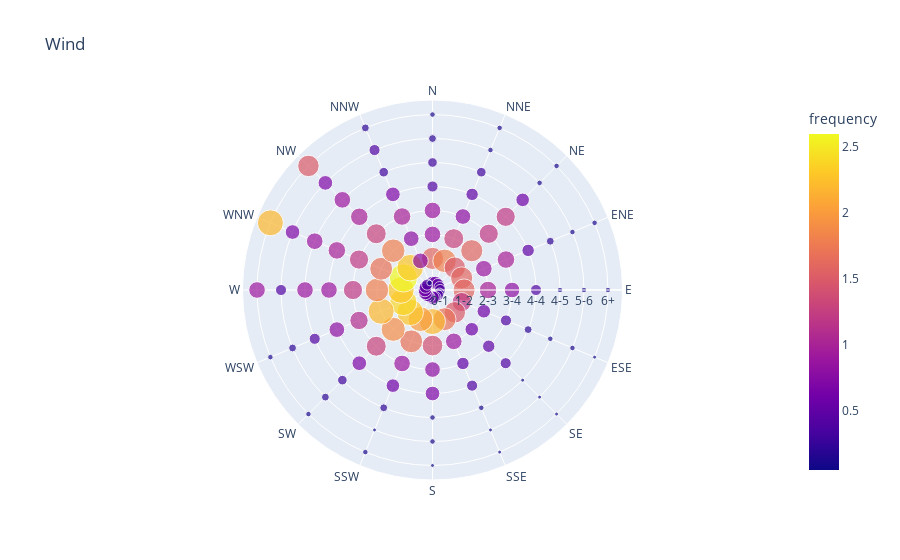

The notebook cell this image was saved under:
### Code cell
fig3= px.scatter_polar(data_frame=wind,theta='direction',r='strength',color='frequency',size='frequency',title='Wind')
fig3.show()

### Figure 1 — Plotly figure (JSON) as saved in the notebook; plotly's stock layout.template omitted (floating-point values rounded to 4 significant figures)
{"data": [{"hovertemplate": "strength=%{r}<br>direction=%{theta}<br>frequency=%{marker.color}<extra></extra>", "legendgroup": "", "marker": {"color": [0.5, 0.6, 0.5, 0.4, 0.4, 0.3, 0.4, 0.4, 0.6, 0.4, 0.5, 0.6, 0.6, 0.5, 0.4, 0.1, 1.6, 1.8, 1.5, 1.6, 1.6, 1.2, 1.5, 1.7, 2.2, 2, 2.3, 2.4, 2.3, 2.6, 2.3, 0.8, 0.9, 1.3, 1.6, 0.9, 1, 0.6, 0.6, 0.9, 1.4, 1.7, 1.9, 2.2, 1.8, 1.7, 1.8, 0.8, 0.9, 0.8, 1.2, 1, 0.8, 0.4, 0.5, 0.5, 0.8, 0.9, 1.3, 1.1, 1.2, 1.2, 1.3, 1, 0.4, 0.5, 1.2, 0.5, 0.4, 0.2, 0.4, 0.4, 0.7, 0.6, 0.7, 0.8, 0.9, 1, 1, 0.7, 0.3, 0.3, 0.6, 0.2, 0.1, 0.1, 0.05, 0.1, 0.1, 0.2, 0.3, 0.4, 0.9, 0.9, 0.9, 0.3, 0.2, 0.1, 0.1, 0.1, 0.1, 0.1, 0.05, 0.05, 0.1, 0.05, 0.2, 0.2, 0.4, 0.7, 0.7, 0.4, 0.1, 0.1, 0.1, 0.1, 0.1, 0.05, 0.05, 0.05, 0.05, 0.1, 0.1, 0.1, 0.9, 2.2, 1.5, 0.2], "coloraxis": "coloraxis", "size": [0.5, 0.6, 0.5, 0.4, 0.4, 0.3, 0.4, 0.4, 0.6, 0.4, 0.5, 0.6, 0.6, 0.5, 0.4, 0.1, 1.6, 1.8, 1.5, 1.6, 1.6, 1.2, 1.5, 1.7, 2.2, 2, 2.3, 2.4, 2.3, 2.6, 2.3, 0.8, 0.9, 1.3, 1.6, 0.9, 1, 0.6, 0.6, 0.9, 1.4, 1.7, 1.9, 2.2, 1.8, 1.7, 1.8, 0.8, 0.9, 0.8, 1.2, 1, 0.8, 0.4, 0.5, 0.5, 0.8, 0.9, 1.3, 1.1, 1.2, 1.2, 1.3, 1, 0.4, 0.5, 1.2, 0.5, 0.4, 0.2, 0.4, 0.4, 0.7, 0.6, 0.7, 0.8, 0.9, 1, 1, 0.7, 0.3, 0.3, 0.6, 0.2, 0.1, 0.1, 0.05, 0.1, 0.1, 0.2, 0.3, 0.4, 0.9, 0.9, 0.9, 0.3, 0.2, 0.1, 0.1, 0.1, 0.1, 0.1, 0.05, 0.05, 0.1, 0.05, 0.2, 0.2, 0.4, 0.7, 0.7, 0.4, 0.1, 0.1, 0.1, 0.1, 0.1, 0.05, 0.05, 0.05, 0.05, 0.1, 0.1, 0.1, 0.9, 2.2, 1.5, 0.2], "sizemode": "area", "sizeref": 0.0065, "symbol": "circle"}, "mode": "markers", "name": "", "r": ["0-1", "0-1", "0-1", "0-1", "0-1", "0-1", "0-1", "0-1", "0-1", "0-1", "0-1", "0-1", "0-1", "0-1", "0-1", "0-1", "1-2", "1-2", "1-2", "1-2", "1-2", "1-2", "1-2", "1-2", "1-2", "1-2", "1-2", "1-2", "1-2", "1-2", "1-2", "1-2", "2-3", "2-3", "2-3", "2-3", "2-3", "2-3", "2-3", "2-3", "2-3", "2-3", "2-3", "2-3", "2-3", "2-3", "2-3", "2-3", "3-4", "3-4", "3-4", "3-4", "3-4", "3-4", "3-4", "3-4", "3-4", "3-4", "3-4", "3-4", "3-4", "3-4", "3-4", "3-4", "4-4", "4-4", "4-4", "4-4", "4-4", "4-4", "4-4", "4-4", "4-4", "4-4", "4-4", "4-4", "4-4", "4-4", "4-4", "4-4", "4-5", "4-5", "4-5", "4-5", "4-5", "4-5", "4-5", "4-5", "4-5", "4-5", "4-5", "4-5", "4-5", "4-5", "4-5", "4-5", "5-6", "5-6", "5-6", "5-6", "5-6", "5-6", "5-6", "5-6", "5-6", "5-6", "5-6", "5-6", "5-6", "5-6", "5-6", "5-6", "6+", "6+", "6+", "6+", "6+", "6+", "6+", "6+", "6+", "6+", "6+", "6+", "6+", "6+", "6+", "6+"], "showlegend": false, "subplot": "polar", "theta": ["N", "NNE", "NE", "ENE", "E", "ESE", "SE", "SSE", "S", "SSW", "SW", "WSW", "W", "WNW", "NW", "NNW", "N", "NNE", "NE", "ENE", "E", "ESE", "SE", "SSE", "S", "SSW", "SW", "WSW", "W", "WNW", "NW", "NNW", "N", "NNE", "NE", "ENE", "E", "ESE", "SE", "SSE", "S", "SSW", "SW", "WSW", "W", "WNW", "NW", "NNW", "N", "NNE", "NE", "ENE", "E", "ESE", "SE", "SSE", "S", "SSW", "SW", "WSW", "W", "WNW", "NW", "NNW", "N", "NNE", "NE", "ENE", "E", "ESE", "SE", "SSE", "S", "SSW", "SW", "WSW", "W", "WNW", "NW", "NNW", "N", "NNE", "NE", "ENE", "E", "ESE", "SE", "SSE", "S", "SSW", "SW", "WSW", "W", "WNW", "NW", "NNW", "N", "NNE", "NE", "ENE", "E", "ESE", "SE", "SSE", "S", "SSW", "SW", "WSW", "W", "WNW", "NW", "NNW", "N", "NNE", "NE", "ENE", "E", "ESE", "SE", "SSE", "S", "SSW", "SW", "WSW", "W", "WNW", "NW", "NNW"], "type": "scatterpolar"}], "layout": {"coloraxis": {"colorbar": {"title": {"text": "frequency"}}, "colorscale": [[0, "#0d0887"], [0.1111, "#46039f"], [0.2222, "#7201a8"], [0.3333, "#9c179e"], [0.4444, "#bd3786"], [0.5556, "#d8576b"], [0.6667, "#ed7953"], [0.7778, "#fb9f3a"], [0.8889, "#fdca26"], [1, "#f0f921"]]}, "legend": {"itemsizing": "constant", "tracegroupgap": 0}, "polar": {"angularaxis": {"direction": "clockwise", "rotation": 90}, "domain": {"x": [0, 1], "y": [0, 1]}}, "title": {"text": "Wind"}}}
